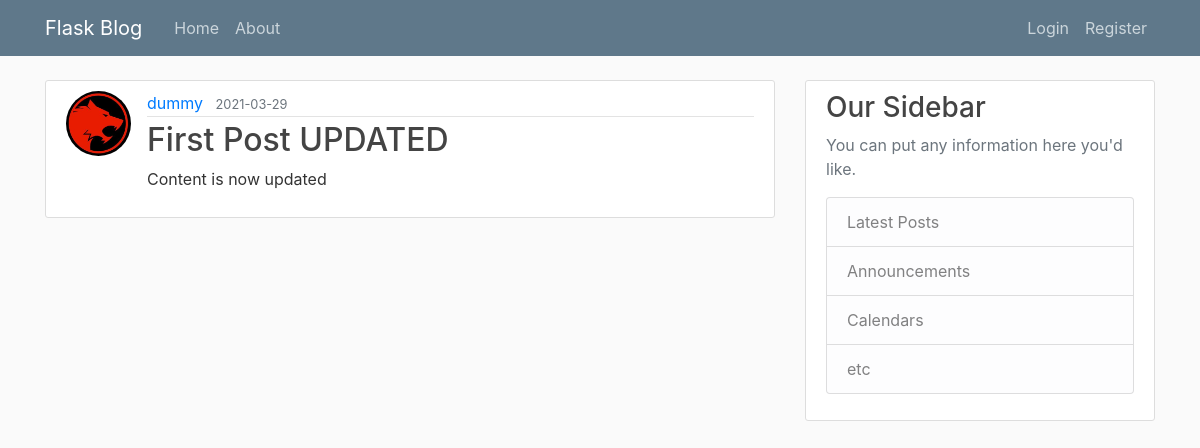
/post/1, run on the app's committed database.
### blog/models.py (models this page shows, shortened)
class User(db.Model, UserMixin):
    id = db.Column(db.Integer, primary_key=True)
    username = db.Column(db.String(20), unique=True, nullable=False)
    email = db.Column(db.String(100), unique=True, nullable=False)
    imageFile = db.Column(db.String(20), nullable=False, default="default.jpg")
    password = db.Column(db.String(60), nullable=False)
    posts = db.relationship("Post", backref="author", lazy=True)

class Post(db.Model):
    id = db.Column(db.Integer, primary_key=True)
    title = db.Column(db.String(100), nullable = False)
    datePosted = db.Column(db.DateTime, nullable=False, default=datetime.utcnow)
    content = db.Column(db.Text, nullable=False)
    userID = db.Column(db.Integer, db.ForeignKey("user.id"), nullable = False)

### blog/routes.py (the view)
@app.route("/post/<int:postID>",  methods = ["GET", "POST"])
def post(postID):
    post = Post.query.get_or_404(postID)
    return render_template("post.html", title = post.title, post = post)

### blog/templates/post.html (shortened to what this page needs)
{% extends "layout.html" %}
{% block content %}
    <article class="media content-section">
        <img class = "rounded-circle article-img" src="{{ url_for('static', filename=
            'pictures/' + post.author.imageFile) }}">
        <div class="media-body">
        <div class="article-metadata">
            <a class="mr-2" href="{{ url_for('userPosts', username=post.author.username) }}">{{ post.author.username }}</a>
            <small class="text-muted">{{ post.datePosted.strftime("%Y-%m-%d") }}</small>
        </div>
        <h2 class =  "article-title"> {{ post.title }}</h2>
        <p class="article-content">{{ post.content }}</p>
        </div>
    </article>
{% endblock content %}

### blog/static/main.css (style rules this page uses)
body { background: #fafafa; color: #333333; margin-top: 5rem; }
h1, h2, h3, h4, h5, h6 { color: #444444; }
.content-section { background: #ffffff; padding: 10px 20px; border: 1px solid #dddddd; border-radius: 3px; margin-bottom: 20px; }
.article-title { color: #444444; }
.article-content { white-space: pre-line; }
.article-img { height: 65px; width: 65px; margin-right: 16px; }
.article-metadata { padding-bottom: 1px; margin-bottom: 4px; border-bottom: 1px solid #e3e3e3 }

### data on the page
User: imageFile (picture), author.username "dummy"
Post: datePosted "2021-03-29", title "First Post UPDATED", content "Content is now updated"
